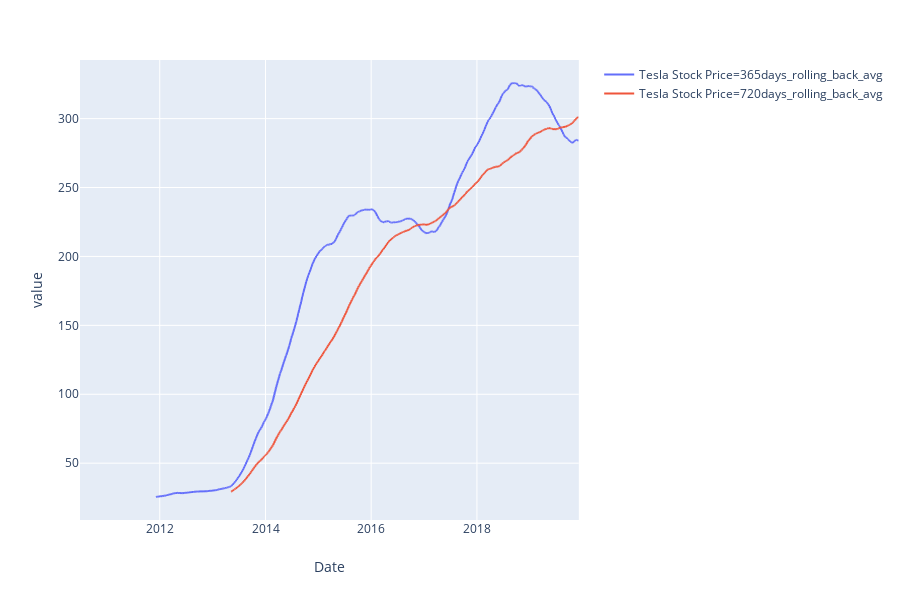

Here is the notebook cell this chart was saved with:
### Code cell
tesla_df_1=tesla_df.melt(id_vars=['Date']+list(tesla_df.keys()[1:8]),var_name=['Tesla Stock Price'])
fig=px.line(tesla_df_1,x='Date',y='value',color='Tesla Stock Price')
fig.show()

### Figure 1 — Plotly figure (JSON) as saved in the notebook; plotly's stock layout.template omitted (floating-point values rounded to 4 significant figures; data arrays with more than 128 entries replaced by an {"elided": "..."} marker saying what was removed)
{"data": [{"hoverlabel": {"namelength": 0}, "hovertemplate": "Tesla Stock Price=365days_rolling_back_avg<br>Date=%{x}<br>value=%{y}", "legendgroup": "Tesla Stock Price=365days_rolling_back_avg", "line": {"color": "#636efa", "dash": "solid"}, "mode": "lines", "name": "Tesla Stock Price=365days_rolling_back_avg", "showlegend": true, "type": "scattergl", "x": {"elided": "2378 str values"}, "xaxis": "x", "y": {"elided": "2378 float values"}, "yaxis": "y"}, {"hoverlabel": {"namelength": 0}, "hovertemplate": "Tesla Stock Price=720days_rolling_back_avg<br>Date=%{x}<br>value=%{y}", "legendgroup": "Tesla Stock Price=720days_rolling_back_avg", "line": {"color": "#EF553B", "dash": "solid"}, "mode": "lines", "name": "Tesla Stock Price=720days_rolling_back_avg", "showlegend": true, "type": "scattergl", "x": {"elided": "2378 str values"}, "xaxis": "x", "y": {"elided": "2378 float values"}, "yaxis": "y"}], "layout": {"height": 600, "legend": {"tracegroupgap": 0}, "margin": {"t": 60}, "xaxis": {"anchor": "y", "domain": [0, 0.98], "title": {"text": "Date"}}, "yaxis": {"anchor": "x", "domain": [0, 1], "title": {"text": "value"}}}}
